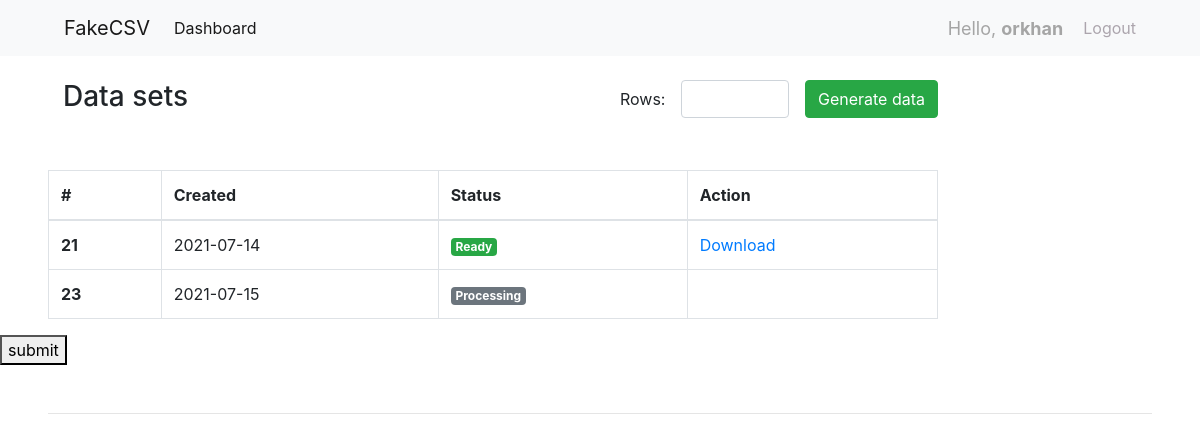
The page /myschema/1 (signed in) on the database its author committed.
### User/models.py (models this page shows, shortened)
class Generated_csv(models.Model):
    schema_id = models.ForeignKey(Schema, to_field='id', on_delete=models.CASCADE)
    row = models.IntegerField()
    status = models.CharField(max_length=50)
    path = models.CharField(max_length=255, blank=True, null=True)
    date_created = models.DateTimeField(auto_now_add=True)

### User/views.py (the view)
# urls.py: path('myschema/<int:pk>', views.MySchemaView, name='MySchema'),
@login_required
def MySchemaView(request, pk):
    generated_csv_rows = Generated_csv.objects.filter(schema_id=pk)
    context = {'pk':pk, 'generated_csv_rows': generated_csv_rows}
    return render(request, 'mySchemas.html', context)

### User/templates/mySchemas.html (shortened to what this page needs)
{% extends 'layouts/content.html' %}
{% load static %}
{% block content %}
    <div class="mx-5 mt-4">
        <div class="row col-sm-12 col-md-10">
            <div class="col-sm-12 col-md-6">
                <h3>Data sets</h3>
            </div>
            <div class="col-sm-12 col-md-6 pr-0">
                <div class="form-inline pull-right flex-end">
                    <span class=" mr-3">Rows: </span>
                    <input type="number" id="row_count" class="form-control mr-3 col-sm-3">
                    <button type="button" class="btn btn-success" id="generate">Generate data</button>
                </div>
            </div>
            <table class="table table-bordered mt-5">
                <thead>
                <tr>
                    <th scope="col">#</th>
                    <th scope="col">Created</th>
                    <th scope="col">Status</th>
                    <th scope="col">Action</th>
                </tr>
                </thead>
                <tbody id="table_body">
                {% for row in generated_csv_rows %}
                    <tr>
                        <th scope="row">{{  row.id }}</th>
                        <td>{{ row.date_created|date:"Y-m-d" }}</td>
                        <td>
                            {% if row.status == 'Processing' %}
                                <span class="badge badge-secondary">{{ row.status }}</span></td>
                            {% else %}
                                <span class="badge badge-success">{{ row.status }}</span></td>
                            {% endif %}
                        <td>
                            {% if row.status == 'Ready' %}
                                <a href="{% static '/files/'|add:row.path  %}" download="">Download</a>
                            {% endif %}
                        </td>
                    </tr>
                {% endfor %}
                </tbody>
            </table>
        </div>
    </div>
<form method="post" action="{% url 'User:GenerateCSV' pk %}">
    <button type="submit">submit</button>
</form>
{% endblock %}

### User/templates/includes/navbar.html (shortened to what this page needs)
{% load static %}
<nav class="navbar navbar-expand-lg navbar-light bg-light">
  <div class="collapse navbar-collapse  ml-5" id="navbarNav">
       <a class="navbar-brand" href="{% url 'User:dashboard' %}">FakeCSV</a>
    <ul class="navbar-nav">
      <li class="nav-item active">
        <a class="nav-link" href="{% url 'User:dashboard' %}">Dashboard <span class="sr-only">(current)</span></a>
      </li>
    </ul>
  </div>
    <span class="hello-msg">Hello, <b>{{ request.user }}</b></span>
    <span class="mr-5"><a  class="light-gray" href="{% url 'User:logout' %}">Logout</a></span>
</nav>

### static/css/main.css (style rules this page uses)
body { background-color: #fff; }
.hello-msg { font-size: 18px; color: #a5a5a5; margin-right: 20px; }
.light-gray { color: #aca5ad; }
.pull-right { float: right; }
.flex-end { justify-content: flex-end; }

### rows shown on the page
Generated_csv: id "21", date_created "2021-07-14", status "Ready", shows "Download"
Generated_csv: id "23", date_created "2021-07-15", status "Processing"

### other values the page prints
{{ request.user }} "orkhan"
